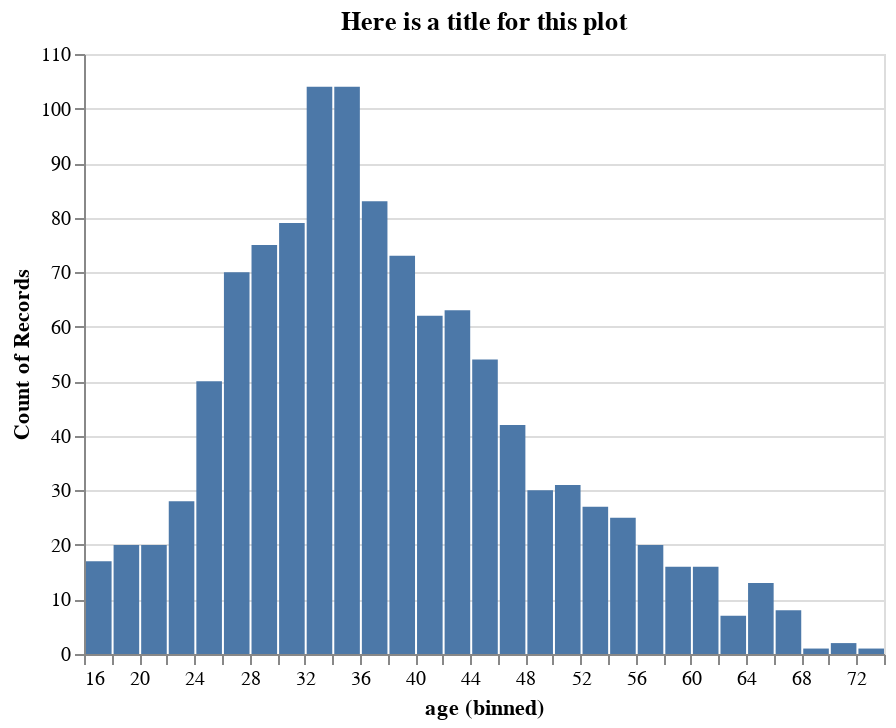

Here is the notebook cell this chart was saved with:
### Markdown cell above
It's always good to provide a title to your plot. It makes it easier for others to have an understanding of what your are trying to convey. We can add a title to a plot using the `.properties(title="")` function. Lets try it out below.

### Code cell
# provide a title

alt.Chart(male_runners).mark_bar().encode(
    x=alt.X('age', bin=alt.Bin(maxbins=50)),
    y=alt.Y('count()')
).properties(title="Here is a title for this plot")

### Figure 1 — Vega-Lite specification as saved in the notebook (floating-point values rounded to 4 significant figures; data arrays with more than 128 entries replaced by an {"elided": "..."} marker saying what was removed)
{"config": {"view": {"continuousWidth": 400, "continuousHeight": 300}}, "data": {"name": "data-53b61f080de2773e6b97f76141f68852"}, "mark": "bar", "encoding": {"x": {"type": "quantitative", "bin": {"maxbins": 50}, "field": "age"}, "y": {"type": "quantitative", "aggregate": "count"}}, "title": "Here is a title for this plot", "$schema": "https://vega.github.io/schema/vega-lite/v4.8.1.json", "datasets": {"data-53b61f080de2773e6b97f76141f68852": {"elided": "1141 records"}}}
